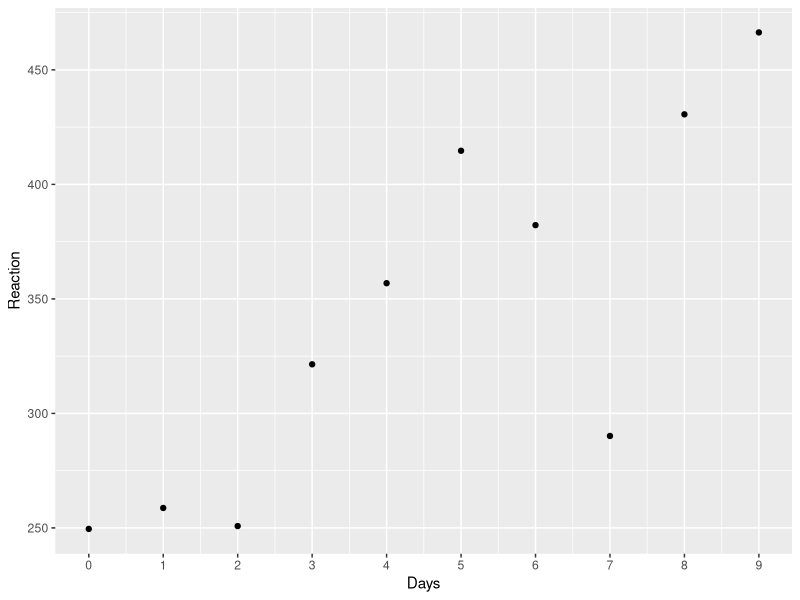
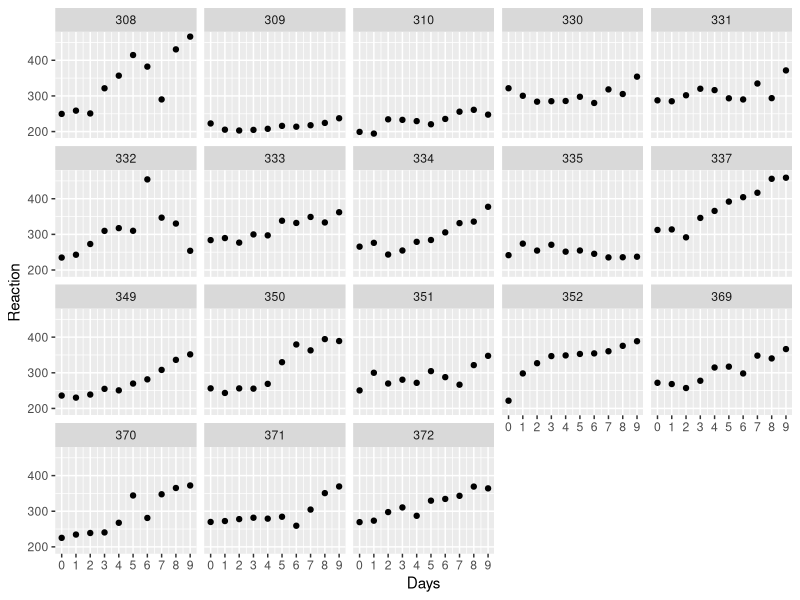
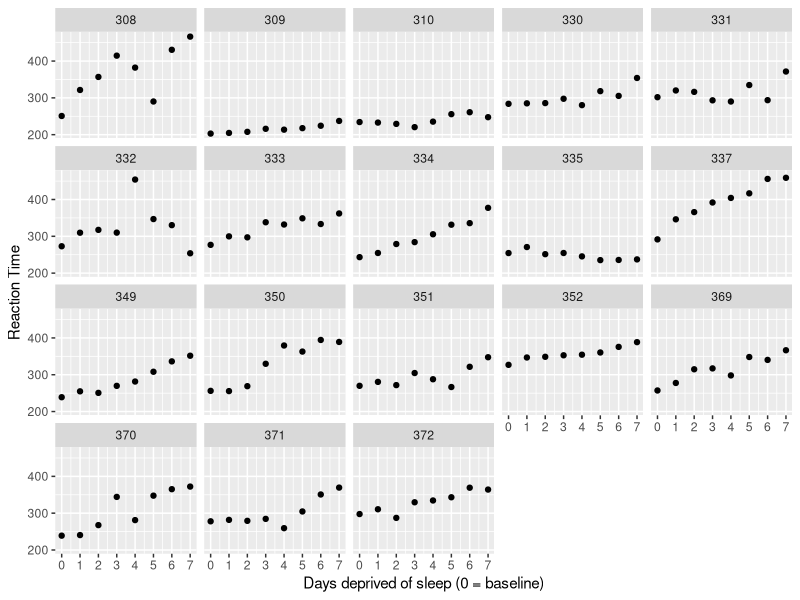
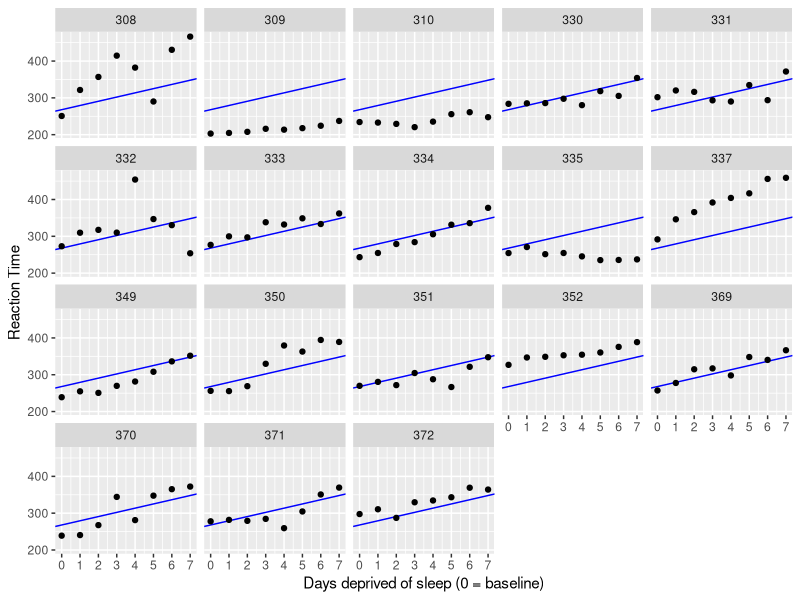
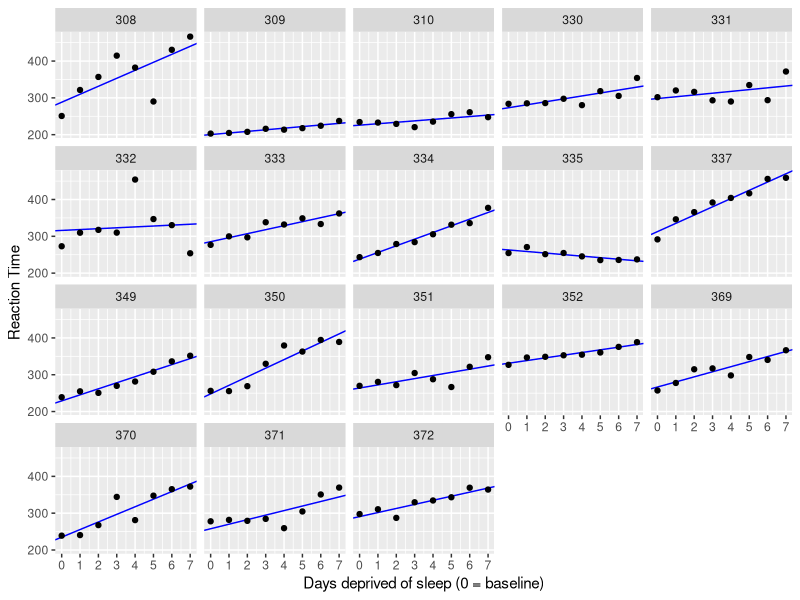
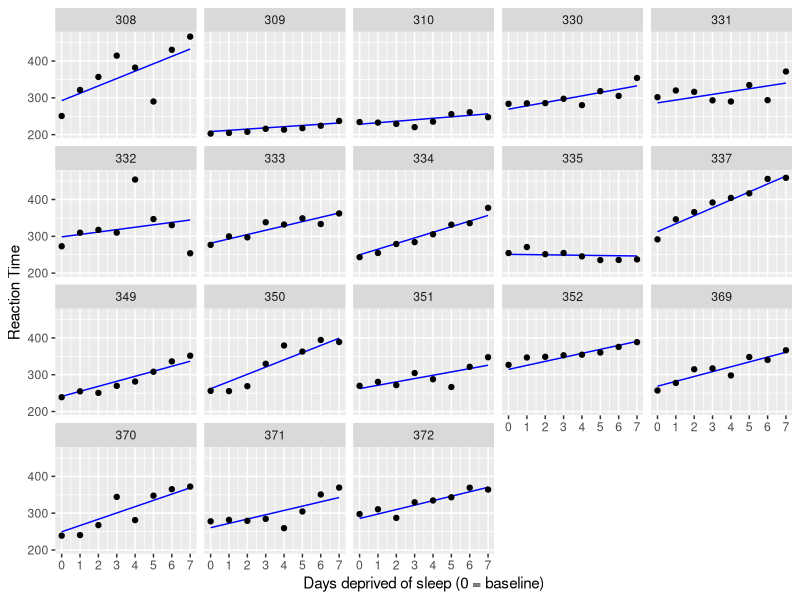

Write R code to recreate these figures, in order.
## ---- chunk 1
knitr::opts_chunk$set(echo = TRUE)
## ---- chunk 2
library("lme4")
library("tidyverse")

just_308 <- sleepstudy %>%
  filter(Subject == "308")

ggplot(just_308, aes(x = Days, y = Reaction)) +
  geom_point() +
  scale_x_continuous(breaks = 0:9)
sleepstudy
## ---- chunk 3
ggplot(sleepstudy, aes(x = Days, y = Reaction)) +
  geom_point() +
  scale_x_continuous(breaks = 0:9) +
  facet_wrap(~Subject)
## ---- chunk 4
sleep2 <- sleepstudy %>%
  filter(Days >= 2L) %>%
  mutate(days_deprived = Days - 2L)

head(sleep2)
## ---- chunk 5
ggplot(sleep2, aes(x = days_deprived, y = Reaction)) +
  geom_point() +
  scale_x_continuous(breaks = 0:7) +
  facet_wrap(~Subject) +
  labs(y = "Reaction Time", x = "Days deprived of sleep (0 = baseline)")
## ---- chunk 6
# Complete pooling.
cp_model <- lm(Reaction ~ days_deprived, sleep2)

summary(cp_model)

## ---- chunk 7
# Get coefficient. 
coef(cp_model)

# Reprocude initial plot using the relationship predicted from the complete pooling model. 
ggplot(sleep2, aes(x = days_deprived, y = Reaction)) +
  geom_abline(intercept = coef(cp_model)[1],
              slope = coef(cp_model)[2],
              color = 'blue') +
  geom_point() +
  scale_x_continuous(breaks = 0:7) +
  facet_wrap(~Subject) +
  labs(y = "Reaction Time", x = "Days deprived of sleep (0 = baseline)")
## ---- chunk 8
# No pooling model. 
np_model <- lm(Reaction ~ days_deprived + Subject + days_deprived:Subject,
               data = sleep2)

summary(np_model)

## ---- chunk 9
# Get reference intercept and add the subject specific deviation, 
# to calculate subject intercept. 
all_intercepts <- c(coef(np_model)["(Intercept)"],
                    coef(np_model)[3:19] + coef(np_model)["(Intercept)"])

all_slopes  <- c(coef(np_model)["days_deprived"],
                 coef(np_model)[20:36] + coef(np_model)["days_deprived"])

ids <- sleep2 %>% pull(Subject) %>% levels() %>% factor()

# make a tibble with the data extracted above
np_coef <- tibble(Subject = ids,
                  intercept = all_intercepts,
                  slope = all_slopes)

ggplot(sleep2, aes(x = days_deprived, y = Reaction)) +
  geom_abline(data = np_coef,
              mapping = aes(intercept = intercept,
                            slope = slope),
              color = 'blue') +
  geom_point() +
  scale_x_continuous(breaks = 0:7) +
  facet_wrap(~Subject) +
  labs(y = "Reaction Time", x = "Days deprived of sleep (0 = baseline)")
## ---- chunk 10
# Partial pooling
pp_mod <- lmer(Reaction ~ days_deprived + (days_deprived | Subject), sleep2)

summary(pp_mod)

## ---- chunk 11
newdata <- crossing(
  Subject = sleep2 %>% pull(Subject) %>% levels() %>% factor(),
  days_deprived = 0:7)

head(newdata, 17)

newdata2 <- newdata %>%
  mutate(Reaction = predict(pp_mod, newdata))

ggplot(sleep2, aes(x = days_deprived, y = Reaction)) +
  geom_line(data = newdata2,
            color = 'blue') +
  geom_point() +
  scale_x_continuous(breaks = 0:7) +
  facet_wrap(~Subject) +
  labs(y = "Reaction Time", x = "Days deprived of sleep (0 = baseline)")
## ---- chunk 12
